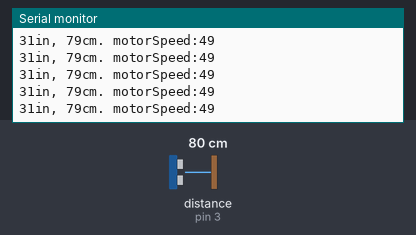
A sketch run on a simulated Arduino Uno, built with avr-gcc and run on an emulated ATmega328P. Parts: the last lines printed to the serial monitor. Wiring (inferred from the names in the program): ultrasonic range finder: trigger pin 4; echo pin 3. The inputs (shaded band) are chosen by the test bench; at power-on: distance to the obstacle (sensor on pin 3) 80 cm. The echo pulse lasts 58.3 µs per cm.

Above: at 1.2 s.
1.3 s: distance to the obstacle (sensor on pin 3) set to 2 cm
At 1.72 s:
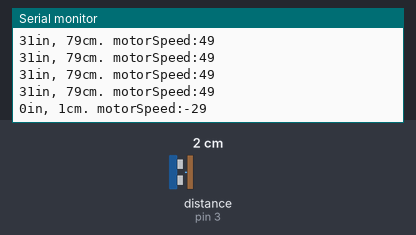
4.3 s: distance to the obstacle (sensor on pin 3) set to 4 cm
At 4.48 s:
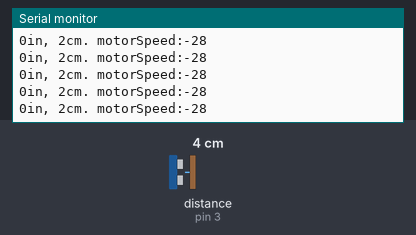
Timing chart, 0 to 7.3 s (numbered marks = the images above; inputs shaded):
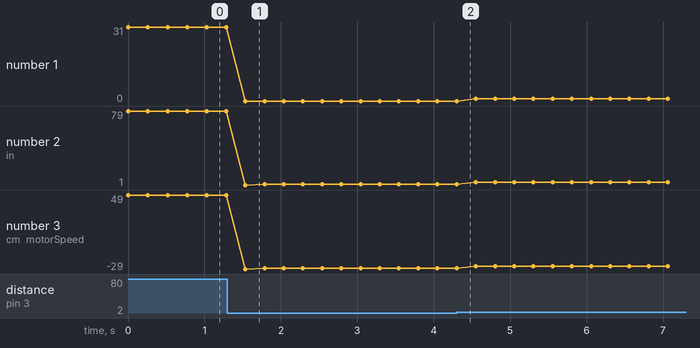

The sketch:

ultrasound.ino
```cpp
int trigPin = 4;    // Trigger
int echoPin = 3;    // Echo
long duration, cm, inches;
int motorSpeed = 100;  // simulation

void setup() {
  //Serial Port begin
  Serial.begin (115200);
  //Define inputs and outputs
  pinMode(trigPin, OUTPUT);
  pinMode(echoPin, INPUT);
}

void loop() {
  // The sensor is triggered by a HIGH pulse of 10 or more microseconds.
  // Give a short LOW pulse beforehand to ensure a clean HIGH pulse:
  digitalWrite(trigPin, LOW);
  delayMicroseconds(5);
  digitalWrite(trigPin, HIGH);
  delayMicroseconds(10);
  digitalWrite(trigPin, LOW);

  // Read the signal from the sensor: a HIGH pulse whose
  // duration is the time (in microseconds) from the sending
  // of the ping to the reception of its echo off of an object.
  pinMode(echoPin, INPUT);
  duration = pulseIn(echoPin, HIGH);

  // Convert the time into a distance
  cm = (duration/2) / 29.1;     // Divide by 29.1 or multiply by 0.0343
  inches = (duration/2) / 74;   // Divide by 74 or multiply by 0.0135

  if (27 < cm && cm < 33) {
    motorSpeed = 0;
  } else if (cm < 30) {
    motorSpeed = cm - 30;
  } else {
    motorSpeed = (cm > 130) ? 100 : (cm - 30);
  }

  Serial.print(inches);
  Serial.print("in, ");
  Serial.print(cm);
  Serial.print("cm. ");
  Serial.print("motorSpeed:");
  Serial.print(motorSpeed);
  Serial.println();

  delay(250);
}
```

Measured:
- after the input at 1.3 s, the serial monitor: prints a new line after 0.24 s (image 1)
- plotted number 1: 31 → 0 after the input at 1.3 s
- plotted number 2: 79 → 2 after the input at 1.3 s, 2 → 4 after the input at 4.3 s
- plotted number 3: 49 → -28 after the input at 1.3 s, -28 → -26 after the input at 4.3 s
